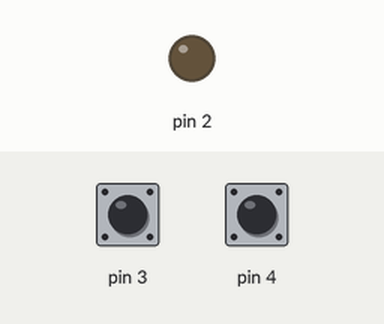
This sketch was run on a simulated Arduino Uno, built with avr-gcc and run on an emulated ATmega328P. Shown: output pins drawn as LEDs (lit = HIGH). Inputs (shaded band) come from the test bench; at power-on: pin 3 HIGH, pin 4 HIGH.

Above: at 1.2 s.
1.3 s: pin 3 pulled LOW for 0.15 s
At 1.7 s:
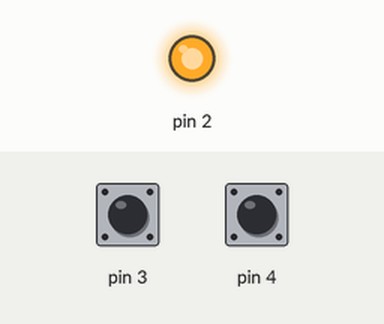
2.9 s: pin 4 pulled LOW for 0.15 s
At 4.1 s:
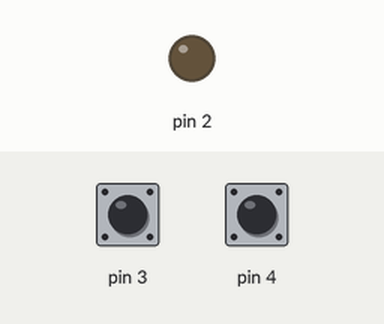
4.5 s: pin 3 pulled LOW for 1 s
At 5.3 s:
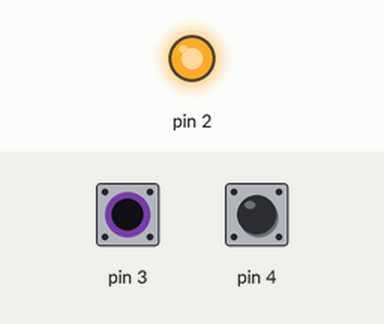
7.0 s: pin 3 driven LOW and pin 4 driven LOW
At 7.5 s:
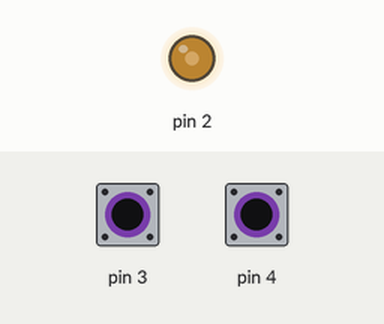
8.5 s: pin 4 driven HIGH
At 9.4 s:
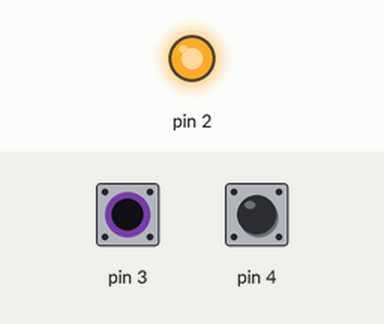
Timing chart, 0 to 11.0 s (numbered marks = the images above; inputs shaded):
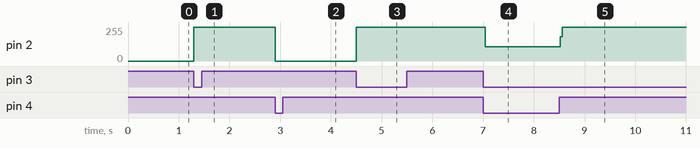

The sketch:

013_relay_dcmotor.ino
```cpp
void setup() {
  //릴레이가 연결된 2번핀을 출력으로 설정한다
  pinMode(2, OUTPUT);
  pinMode(3,INPUT_PULLUP);
  pinMode(4,INPUT_PULLUP);
}

void loop() {
  if(digitalRead(3) == LOW){
    //풀업방식이기 때문에~ 이게 버튼이 눌려진경우!
    digitalWrite(2,HIGH); //릴레이를 켜겠습니다!
  }
  if(digitalRead(4) == LOW){
    digitalWrite(2,LOW); //릴레이를 끄겠습니다!
  }
}
```

Measured:
- after the input at 1.3 s, pin 2: 0/255 → 255/255 at once
- after the input at 2.9 s, pin 2: 255/255 → 0/255 at once
- after the input at 4.5 s, pin 2: 0/255 → 255/255 at once
- after the input at 7.0 s, pin 2: 255/255 → 106/255 at once
- after the input at 8.5 s, pin 2: 106/255 → 255/255 at once
